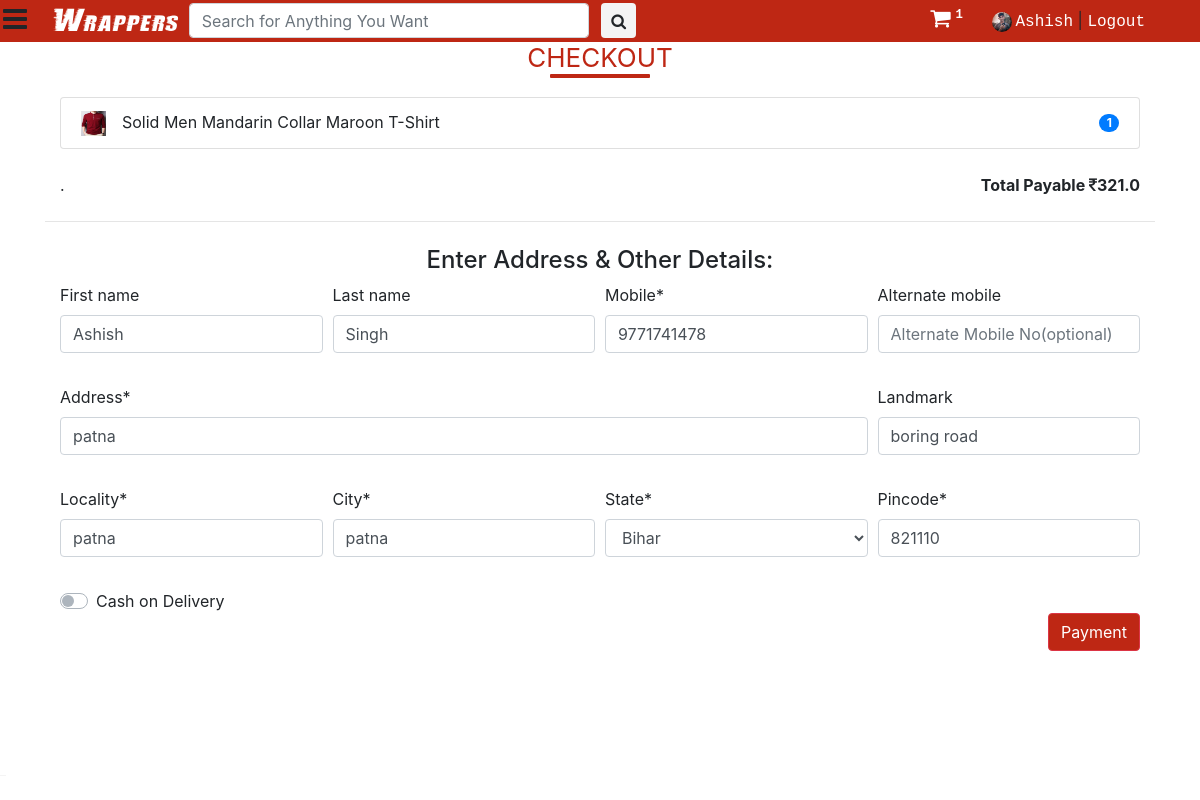
/checkout/ (signed in), run on the app's committed database.
### main/models.py (models this page shows, shortened)
class UserDetail(models.Model):
	SEX_CHOICES = (("Male",'Male'),("Female",'Female'),("Other",'Other'))
	STATE_CHOICES = (
		("Andaman & Nicobar Islands",'Andaman & Nicobar Islands'),
		("Andhra Pradesh",'Andhra Pradesh'),
		("Arunachal Pradesh",'Arunachal Pradesh'),
		("Assam",'Assam'),
		("Bihar",'Bihar'),
		("Chandigarh",'Chandigarh'),
		("Chhattisgarh",'Chhattisgarh'),
		("Dadra & Nagar Haveli",'Dadra & Nagar Haveli'),
		("Daman and Diu",'Daman and Diu'),
		("Delhi",'Delhi'),
		("Goa",'Goa'),
		("Gujarat",'Gujarat'),
		("Haryana",'Haryana'),
		("Himachal Pradesh",'Himachal Pradesh'),
		("Jammu & Kashmir",'Jammu & Kashmir'),
		("Jharkhand",'Jharkhand'),
		("Karnataka",'Karnataka'),
		("Kerala",'Kerala'),
		("Lakshadweep",'Lakshadweep'),
		("Madhya Pradesh",'Madhya Pradesh'),
		("Maharashtra",'Maharashtra'),
		("Manipur",'Manipur'),
		("Meghalaya",'Meghalaya'),
		("Mizoram",'Mizoram'),
		("Nagaland",'Nagaland'),
		("Odisha",'Odisha'),
		("Puducherry",'Puducherry'),
		("Punjab",'Punjab'),
		("Rajasthan",'Rajasthan'),
		("Sikkim",'Sikkim'),
		("Tamil Nadu",'Tamil Nadu'),
		("Telangana",'Telangana'),
		("Tripura",'Tripura'),
		("Uttarakhand",'Uttarakhand'),
		("Uttar Pradesh",'Uttar Pradesh'),
		("West Bengal",'West Bengal'),
		)
	user = models.OneToOneField(User, on_delete=models.CASCADE,primary_key=True)
	dob = models.DateField(null = True)
	photo = models.ImageField(default='default.png',upload_to='user_photos')
	mobile = models.CharField(max_length=10,null=True)
	alternate_mobile = models.CharField(max_length=10,null=True,blank=True)
	address = models.TextField()
	pincode = models.CharField(max_length=6, null=True)
	landmark = models.CharField(max_length=500, null=True, blank=True)
	locality = models.CharField(max_length=100, null=True, blank=True)
	city = models.CharField(max_length=100, null=True, blank=True)
	state = models.CharField(max_length=50,choices=STATE_CHOICES, null=True)
	sex = models.CharField(max_length=6,choices=SEX_CHOICES, null=True)

class Cart(models.Model):
	user = models.ForeignKey(User, on_delete=models.CASCADE)
	product_id = models.CharField(max_length=100)
	product_size = models.CharField(max_length=20,default='',null=True)
	number = models.PositiveIntegerField(default=0)

### saler/models.py (models this page shows, shortened)
class Product(models.Model):
	GST_CHOICES = (("0",'0'),("3",'3'),("5",'5'),("12",'12'),("18",'18'),("28",'28'))
	product_id = models.BigAutoField(primary_key=True)
	product_id2 = models.CharField(max_length=100,default='')
	shop = models.ForeignKey(User, on_delete=models.CASCADE,default='')
	product_name = models.CharField(max_length=100)
	category = models.ForeignKey(category, default="", verbose_name="Category", on_delete=models.SET_DEFAULT, null=True)
	subcategory = models.CharField(max_length=50, default="")
	price = models.IntegerField(default=0)
	price_not = models.IntegerField(default=999)
	desc = models.TextField()
	gst = models.CharField(default='0',max_length=3,choices=GST_CHOICES)
	pub_date = models.DateField(auto_now=True)
	image1 = models.ImageField(upload_to='products/images', default="",null=True)
	image2 = models.ImageField(upload_to='products/images', default="",null=True,blank=True)
	image3 = models.ImageField(upload_to='products/images', default="",null=True,blank=True)
	image4 = models.ImageField(upload_to='products/images', default="",null=True,blank=True)
	image5 = models.ImageField(upload_to='products/images', default="",null=True,blank=True)

### main/views.py (the view, shortened to what this page needs)
# urls.py: path('checkout/', views.checkout, name="main_checkout"),
@login_required
def checkout(request):
	temp = 0
	allProds = []
	cart_prods = [p for p in Cart.objects.all() if p.user == request.user]
	for cprod in cart_prods:
		prod = Product.objects.filter(product_id=cprod.product_id)[0]
		allProds.append([cprod, prod])
	if request.method == 'POST':
		address_form = UserAddressForm(request.POST, instance=request.user.userdetail)
		u_form2 = UserAddressForm1(request.POST, instance=request.user)
		if address_form.is_valid() and u_form2.is_valid():
			address_form.save()
			u_form2.save()
			pay_mode = request.POST.get('pay_mode')
			trends = [i.product.product_id for i in trend.objects.all()]
			if pay_mode == 'on':
				for item in cart_prods:
					if Orders.objects.all().last():
						order_id = 'ordr'+str((Orders.objects.all().last().pk)+1)
					else:
						order_id = 'ordr001'
					product1 = item.product_id+'|'+str(item.number)+','
					Orders(order_id=order_id,user=request.user,saler=Product.objects.filter(product_id=int(item.product_id)).first().shop,products=product1, size=item.product_size).save()
					item.delete()
					if int(item.product_id) in trends:
					    t = trend.objects.filter(product = Product.objects.filter(product_id=int(item.product_id)).first())[0]
					    t.number += 1
					    t.save()
					else:
					    trend(product = Product.objects.filter(product_id=int(item.product_id)).first(), number=1).save()
				return redirect('/myorders')
			else:
				temp = 1
	else:
		address_form = UserAddressForm(instance=request.user.userdetail)
		u_form2 = UserAddressForm1(instance=request.user)
	subtotal = 0.0
	delev = 0.0
	tax = 0.0
	for p in cart_prods:
		tempTotal = p.number * Product.objects.filter(product_id=p.product_id)[0].price
		subtotal += tempTotal
		tax += tempTotal*int(Product.objects.filter(product_id=p.product_id).first().gst)/100
	params = {
			'allProds':allProds,
			'cart_element_no' : len(cart_prods),
			'address_form': address_form,
			'u_form':u_form2,
			'total':subtotal+tax+delev,
			'category':category.objects.all(),
		}
	return render(request, 'main/checkout.html', params)

### main/forms.py
class UserAddressForm(forms.ModelForm):
	address = forms.CharField(widget=forms.TextInput(attrs={}))
	locality = forms.CharField(required =True)
	city = forms.CharField(required =True)
	alternate_mobile = forms.CharField(widget=forms.TextInput(attrs={'placeholder':'Alternate Mobile No(optional)'}), required = False)
	landmark = forms.CharField(widget=forms.TextInput(attrs={'placeholder':'Landmark(optional)'}), required = False)
	class Meta:
		model = UserDetail
		fields = [
			'mobile',
			'alternate_mobile',
			'address',
			'pincode',
			'landmark',
			'locality',
			'city',
			'state',
		]

class UserAddressForm1(forms.ModelForm):
	class Meta:
		model = User
		fields = [
			'first_name',
			 'last_name',
		]

### main/templatetags/app_tags.py (called while the page is built)
@register.filter(name='split')
def split(str, key):
    return str.split(key)

### saler/models.py (called while the page is built)
	def __str__(self):
		return f'{self.name}'

### main/templates/main/checkout.html (shortened to what this page needs)
{% extends 'main/base.html' %}
{% load static %}
{% block main_head %}
{% load crispy_forms_tags %}
{% endblock main_head %}
{% block main_body %}
<div class="container">
    <h3><b>Checkout</b></h3>
    <div class="col my-4">
        <div class="my-4">
            <ul class="list-group">
                {% for cprod, prod in allProds %}
                <li class="list-group-item d-flex justify-content-between align-items-center">
                    <div><img src="{{prod.image1.url}}" style="height: 25px; width: 25px;"
                            class="image-responsive mr-3">{{prod.product_name}}</div>
                    <span class="badge badge-primary badge-pill">{{cprod.number}}</span>
                </li>
                {% endfor %}
            </ul>
        </div>
        <b style="float: right;">Total Payable <i class="fa fa-inr" aria-hidden="true"></i>{{total}} </b>.
    </div>
    <hr>
    <div class="col my-4">
        <h4 style="text-align: center;">Enter Address & Other Details:</h4>
        <form method="post" action="#">{% csrf_token %}
            <div class="form-row">
                <div class="form-group col-md-3">
                    {{u_form.first_name|as_crispy_field}}
                </div>
                <div class="form-group col-md-3">
                    {{u_form.last_name|as_crispy_field}}
                </div>
                <div class="form-group col-md-3">
                    {{address_form.mobile|as_crispy_field}}
                </div>
                <div class="form-group col-md-3">
                    {{address_form.alternate_mobile|as_crispy_field}}
                </div>
            </div>
            <div class="form-row">
                <div class="form-group col-md-9">
                    {{address_form.address|as_crispy_field}}
                </div>
                <div class="form-group col-md-3">
                    {{address_form.landmark|as_crispy_field}}
                </div>
            </div>
            <div class="form-row">
                <div class="form-group col-md-3">
                    {{address_form.locality|as_crispy_field}}
                </div>
                <div class="form-group col-md-3">
                    {{address_form.city|as_crispy_field}}
                </div>
                <div class="form-group col-md-3">
                    {{address_form.state|as_crispy_field}}
                </div>
                <div class="form-group col-md-3">
                    {{address_form.pincode|as_crispy_field}}
                </div>
            </div>
            <div class="custom-control custom-switch">
              <label class="custom-control-label" for="customSwitch1">Cash on Delivery</label>
            </div>
            <button type="submit" class="btn btn-danger" style="float: right; background-color: #be2714;">Payment</button>
        </form>
        <br>
    </div>
</div>
{% endblock main_body %}

### main/templates/main/base.html (shortened to what this page needs)
<!DOCTYPE html>
<html>
<head>
	{% load static %}
	{% load app_tags %}
	<link href="{% static 'main/css/bootstrap.min.css' %}" rel="stylesheet" type="text/css" media="all" />
	<link href="{% static 'main/css/style.css' %}" rel="stylesheet" type="text/css" media="all" />
	<link href="{% static 'saler/font-awesome/css/font-awesome.min.css' %}" rel="stylesheet">
</head>
<body>
	<nav class="main_nav" id="main_nav">
		<div class="container">
			<div class="nav_links">
				<a href="{% url 'home' %}" class="logo">Wrappers</i></a>
				<form class="form-inline my-2 my-lg-0 serch" action="/search">
					<input class="form-control mr-sm-2" type="search" placeholder="Search for Anything You Want"
						aria-label="Search" name="query">
					<button class="btn" type="submit" style="margin: 0;"><i class="fa fa-search"
							aria-hidden="true"></i></button>
				</form>
			</div>
			<div class="user_links pt-1">
				<a href="{% url 'main_cart' %}" style="font-size: 22px; color: #fff; margin-right: 20px;"><i
						class="fa fa-shopping-cart" aria-hidden="true"></i><sup><span class="badge"
							id="cart_no">{{cart_element_no}}</span></sup></a>
				{% if request.user.is_authenticated %}
				<a href="##" data-container="body" data-toggle="popover" data-placement="bottom" data-trigger="focus"
					data-html="true"
					data-content="<a href='{% url 'myorders' %}'>My Order</a><br><a href='{% url 'account_settings' %}'>Account Settings</a>"><img
						src="{{request.user.userdetail.photo.url}}"
						style="height: 20px; width: 20px; border-radius: 10px; margin-right: 3px;">{{request.user.first_name}}</a>&nbsp;|
				<a href="{% url 'logout' %}">Logout</a>
				{% else %}
				<a href="{% url 'login' %}">Login</a>&nbsp;|
				<a href="{% url 'signup' %}">Register</a>&nbsp;|
				<a href="{% url 'seller_signup' %}">Seller</a>
				{% endif %}
			</div>
		</div>
	</nav>
	<header id="navheader">
		<section class="social_media">
		</section>
	</header>
	<a class="menu_bar"><i class="fa fa-bars" aria-hidden="true"></i></a>
	<main class="" id="menu_close">
		{% block main_body %}
		{% endblock main_body %}
	</main>
</body>
</html>

### main/static/main/css/style.css (style rules this page uses)
body a { text-decoration:none; transition:0.5s all; -webkit-transition:0.5s all; -moz-transition:0.5s all; -o-transition:0.5s all; -ms-transition:0.5s all; }
.menu_bar { position: fixed; top: -2px; left: 3px; z-index: 99; color: #fff; font-size: 28px; }
main { transition: all 300ms linear; padding-top: 42px; }
.main_nav input { height: 35px; }
.main_nav button { background-color: #f4f4f4; height: 35px; padding: 0 9px 0 9px; }
.main_nav { height: 42px; width: 100%; position: fixed; background-color: #be2714; z-index: 99; }
.main_nav .serch { display: inline; float: right; padding: 3px 0 0 10px; }
.main_nav .serch input { width: 400px; }
.main_nav .nav_links { float: left; margin-left: 10px; }
.main_nav .nav_links .logo { font-size: 28px; font-family: stormextrabold; color: #fff; }
.main_nav .nav_links a { font-family: Courier New; color: #fff; }
.main_nav .user_links { float: right; margin-right: 10px }
.main_nav .user_links a { font-family: Courier New; color: #fff; }
header { transition: all 300ms linear; top: 42px; left: -200px; height: 100%; width: 200px; background-color: #231f20; position: fixed; color: #fff; overflow: unset; z-index: 99; }
header .social_media { margin-left: 1px; bottom: 0; position: fixed; border-top: #f4f4f4 1px solid; }

### main/templates/main/checkout.html (style rules this page uses)
h3 { color: #000; font-size: 26px; font-weight: 300; text-align: center; text-transform: uppercase; position: relative; }
h3 b { color: #be2714; }
h3::after { content: ""; width: 100px; position: absolute; margin: 0 auto; height: 4px; border-radius: 1px; background: #be2714; left: 0; right: 0; bottom: -5px; }

### data on the page
Cart: image1 (picture), product_name "Solid Men Mandarin Collar Maroon T-Shirt", number "1"
UserDetail: mobile "9771741478", address "patna", landmark "boring road", locality "patna", city "patna", state "Bihar", pincode "821110"

### other printed values
{{ cart_element_no }} "1"
{{ request.user.first_name }} "Ashish"
{{ total }} "321.0"
